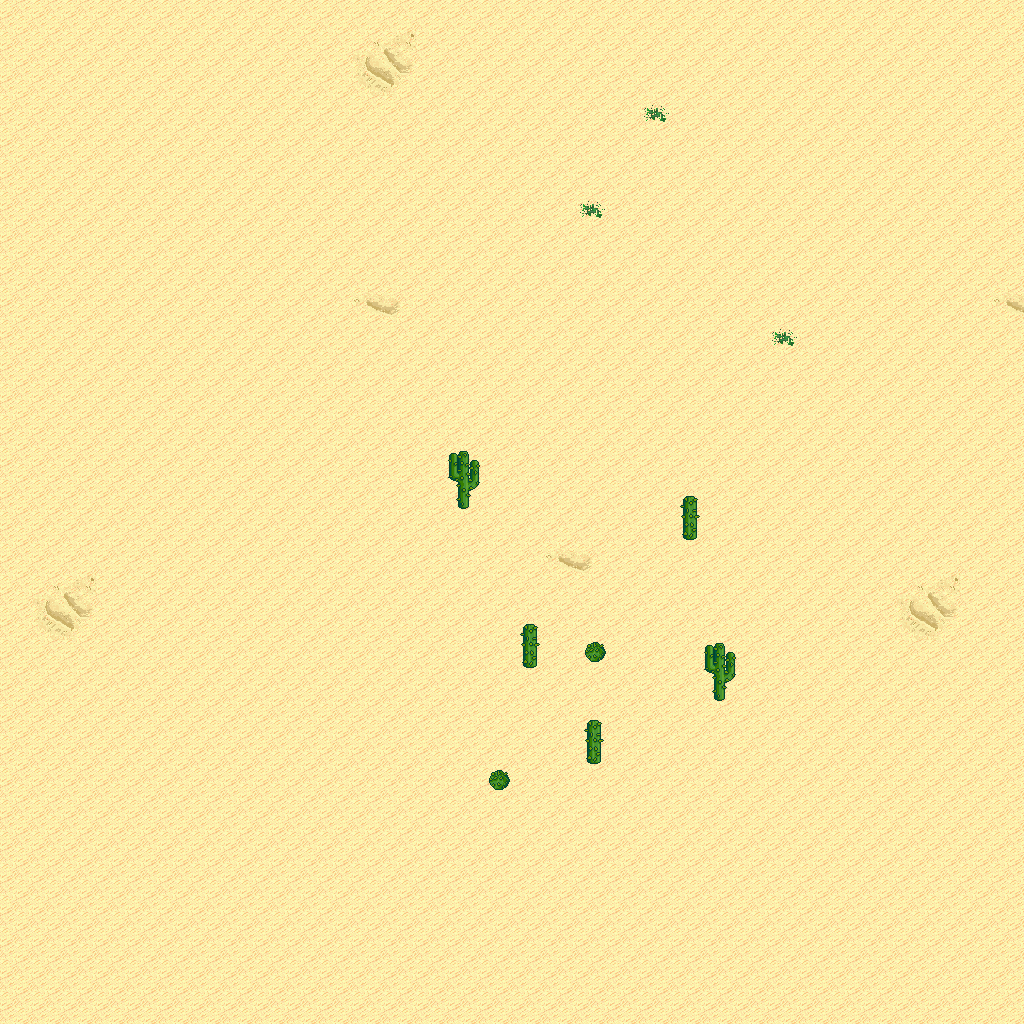

This game map was drawn from its Tiled (.tmx) file and the tilesets committed beside it. A one-line description and the trimmed map source follow:
An orthogonal 32x32 tile map with 32x32 px tiles, 5 tile layers (Ground, Objects, Objects2, Above, ...), 1 hidden layer not drawn, 15 tilesets.

<map version="1.10" tiledversion="1.11.0" orientation="orthogonal" renderorder="right-down" width="32" height="32" tilewidth="32" tileheight="32" infinite="0" nextlayerid="11" nextobjectid="1">
 <tileset firstgid="1" name="logic_collision" tilewidth="32" tileheight="32" tilecount="1" columns="1">
  <image source="../drawable/logic_collision.png" width="32" height="32" />
 </tileset>
 <tileset firstgid="2" name="ground_ground" tilewidth="32" tileheight="32" tilecount="33" columns="3">
  <image source="../drawable/ground_ground.png" width="96" height="352" />
 </tileset>
 <tileset firstgid="35" name="ground_ridge_earth_pale" tilewidth="32" tileheight="32" tilecount="96" columns="12">
  <image source="../drawable/ground_ridge_earth_pale.png" width="384" height="256" />
 </tileset>
 <tileset firstgid="131" name="ground_ridge_earth_dark" tilewidth="32" tileheight="32" tilecount="96" columns="12">
  <image source="../drawable/ground_ridge_earth_dark.png" width="384" height="256" />
 </tileset>
 <tileset firstgid="227" name="terrain_desert" tilewidth="32" tileheight="32" tilecount="88" columns="8">
  <image source="../drawable/terrain_desert.png" width="256" height="352" />
 </tileset>
 <tileset firstgid="315" name="ground_ladder_vertical_dark" tilewidth="32" tileheight="32" tilecount="3" columns="3">
  <image source="../drawable/ground_ladder_vertical_dark.png" width="96" height="32" />
 </tileset>
 <tileset firstgid="318" name="plant_tree_evergreen" tilewidth="32" tileheight="32" tilecount="36" columns="3">
  <image source="../drawable/plant_tree_evergreen.png" width="96" height="384" />
 </tileset>
 <tileset firstgid="354" name="plant_cactus" tilewidth="32" tileheight="32" tilecount="2" columns="1">
  <image source="../drawable/plant_cactus.png" width="32" height="64" />
 </tileset>
 <tileset firstgid="356" name="plant_cactus_2" tilewidth="32" tileheight="32" tilecount="10" columns="5">
  <image source="../drawable/plant_cactus_2.png" width="160" height="64" />
 </tileset>
 <tileset firstgid="366" name="ground_sand_2" tilewidth="32" tileheight="32" tilecount="15" columns="5">
  <image source="../drawable/ground_sand_2.png" width="160" height="96" />
 </tileset>
 <tileset firstgid="381" name="plant_tree_tree_darkgreen" tilewidth="32" tileheight="32" tilecount="88" columns="8">
  <image source="../drawable/plant_tree_tree_darkgreen.png" width="256" height="352" />
 </tileset>
 <tileset firstgid="469" name="ground_rock_pebbles" tilewidth="32" tileheight="32" tilecount="3" columns="1">
  <image source="../drawable/ground_rock_pebbles.png" width="32" height="96" />
 </tileset>
 <tileset firstgid="472" name="plant_star_shaped_plants" tilewidth="32" tileheight="32" tilecount="6" columns="2">
  <image source="../drawable/plant_star_shaped_plants.png" width="64" height="96" />
 </tileset>
 <tileset firstgid="478" name="plant_stump_small_stump" tilewidth="32" tileheight="32" tilecount="4" columns="2">
  <image source="../drawable/plant_stump_small_stump.png" width="64" height="64" />
 </tileset>
 <tileset firstgid="482" name="plant_round_cactuses" tilewidth="32" tileheight="32" tilecount="20" columns="10">
  <image source="../drawable/plant_round_cactuses.png" width="320" height="64" />
 </tileset>
 <layer id="1" name="Ground" width="32" height="32">
  <data>[1024 cells, 1024 non-empty, 8 distinct tile ids]</data>
 </layer>
 <layer id="2" name="Objects" width="32" height="32">
  <data>[1024 cells, 7 non-empty, 3 distinct tile ids]</data>
 </layer>
 <layer id="3" name="Objects2" width="32" height="32">
  <data>[1024 cells, 0 non-empty, 0 distinct tile ids]</data>
 </layer>
 <layer id="4" name="Above" width="32" height="32">
  <data>[1024 cells, 5 non-empty, 2 distinct tile ids]</data>
 </layer>
 <layer id="5" name="Above2" width="32" height="32">
  <data>[1024 cells, 0 non-empty, 0 distinct tile ids]</data>
 </layer>
 <layer id="6" name="Walkable" width="32" height="32" visible="0">
  <data>[1024 cells, 7 non-empty, 1 distinct tile ids]</data>
 </layer>
 <objectgroup id="7" name="Mapevents" />
 <objectgroup id="8" name="Spawn" />
 <objectgroup id="9" name="Keys" />
 <objectgroup id="10" name="Replace" />
</map>
